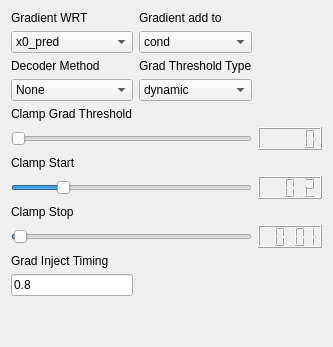
             <widget class="QWidget" name="tab_6">
              <attribute name="title">
               <string>Grad</string>
              </attribute>
              <layout class="QGridLayout" name="gridLayout_5">
               <item row="13" column="0" colspan="2">
                <widget class="QSlider" name="clamp_stop">
                 <property name="maximum">
                  <number>100</number>
                 </property>
                 <property name="value">
                  <number>1</number>
                 </property>
                 <property name="orientation">
                  <enum>Qt::Horizontal</enum>
                 </property>
                </widget>
               </item>
               <item row="9" column="2">
                <widget class="QLCDNumber" name="clampGradTresholdNumber"/>
               </item>
               <item row="11" column="0" colspan="2">
                <widget class="QSlider" name="clamp_start">
                 <property name="maximum">
                  <number>10</number>
                 </property>
                 <property name="value">
                  <number>2</number>
                 </property>
                 <property name="orientation">
                  <enum>Qt::Horizontal</enum>
                 </property>
                </widget>
               </item>
               <item row="14" column="0">
                <widget class="QLabel" name="label_46">
                 <property name="text">
                  <string>Grad Inject Timing</string>
                 </property>
                </widget>
               </item>
               <item row="16" column="0">
                <spacer name="verticalSpacer_5">
                 <property name="orientation">
                  <enum>Qt::Vertical</enum>
                 </property>
                 <property name="sizeHint" stdset="0">
                  <size>
                   <width>20</width>
                   <height>40</height>
                  </size>
                 </property>
                </spacer>
               </item>
               <item row="1" column="0">
                <widget class="QComboBox" name="gradient_wrt">
                 <item>
                  <property name="text">
                   <string>x0_pred</string>
                  </property>
                 </item>
                 <item>
                  <property name="text">
                   <string>x</string>
                  </property>
                 </item>
                </widget>
               </item>
               <item row="10" column="0">
                <widget class="QLabel" name="label_44">
                 <property name="text">
                  <string>Clamp Start</string>
                 </property>
                </widget>
               </item>
               <item row="5" column="0">
                <widget class="QComboBox" name="decode_method">
                 <item>
                  <property name="text">
                   <string>None</string>
                  </property>
                 </item>
                 <item>
                  <property name="text">
                   <string>autoencoder</string>
                  </property>
                 </item>
                 <item>
                  <property name="text">
                   <string>linear</string>
                  </property>
                 </item>
                </widget>
               </item>
               <item row="12" column="0">
                <widget class="QLabel" name="label_45">
                 <property name="text">
                  <string>Clamp Stop</string>
                 </property>
                </widget>
               </item>
               <item row="0" column="1">
                <widget class="QLabel" name="label_40">
                 <property name="text">
                  <string>Gradient add to</string>
                 </property>
                </widget>
               </item>
               <item row="4" column="0">
                <widget class="QLabel" name="label_41">
                 <property name="text">
                  <string>Decoder Method</string>
                 </property>
                </widget>
               </item>
               <item row="4" column="1">
                <widget class="QLabel" name="label_42">
                 <property name="text">
                  <string>Grad Threshold Type</string>
                 </property>
                </widget>
               </item>
               <item row="13" column="2">
                <widget class="QLCDNumber" name="clampStopNumber">
                 <property name="value" stdset="0">
                  <double>0.010000000000000</double>
                 </property>
                </widget>
               </item>
               <item row="5" column="1">
                <widget class="QComboBox" name="grad_threshold_type">
                 <item>
                  <property name="text">
                   <string>dynamic</string>
                  </property>
                 </item>
                 <item>
                  <property name="text">
                   <string>static</string>
                  </property>
                 </item>
                 <item>
                  <property name="text">
                   <string>mean</string>
                  </property>
                 </item>
                 <item>
                  <property name="text">
                   <string>schedule</string>
                  </property>
                 </item>
                </widget>
               </item>
               <item row="1" column="1">
                <widget class="QComboBox" name="gradient_add_to">
                 <item>
                  <property name="text">
                   <string>cond</string>
                  </property>
                 </item>
                 <item>
                  <property name="text">
                   <string>uncond</string>
                  </property>
                 </item>
                 <item>
                  <property name="text">
                   <string>both</string>
                  </property>
                 </item>
                </widget>
               </item>
               <item row="0" column="0">
                <widget class="QLabel" name="label_39">
                 <property name="text">
                  <string>Gradient WRT</string>
                 </property>
                </widget>
               </item>
               <item row="11" column="2">
                <widget class="QLCDNumber" name="clampStartNumber">
                 <property name="value" stdset="0">
                  <double>0.200000000000000</double>
                 </property>
                </widget>
               </item>
               <item row="9" column="0" colspan="2">
                <widget class="QSlider" name="clamp_grad_threshold">
                 <property name="maximum">
                  <number>10</number>
                 </property>
                 <property name="orientation">
                  <enum>Qt::Horizontal</enum>
                 </property>
                </widget>
               </item>
               <item row="8" column="0">
                <widget class="QLabel" name="label_43">
                 <property name="text">
                  <string>Clamp Grad Threshold</string>
                 </property>
                </widget>
               </item>
               <item row="15" column="0">
                <widget class="QLineEdit" name="grad_inject_timing">
                 <property name="text">
                  <string>0.8</string>
                 </property>
                </widget>
               </item>
              </layout>
             </widget>
